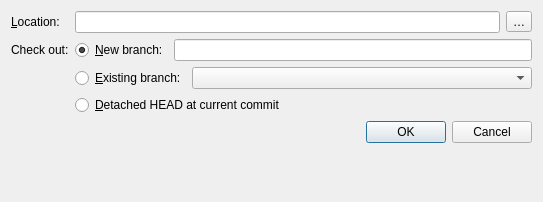
<?xml version="1.0" encoding="UTF-8"?>
<ui version="4.0">
 <class>NewWorktreeDialog</class>
 <widget class="QDialog" name="NewWorktreeDialog">
  <property name="windowModality">
   <enum>Qt::WindowModality::NonModal</enum>
  </property>
  <property name="geometry">
   <rect>
    <x>0</x>
    <y>0</y>
    <width>543</width>
    <height>202</height>
   </rect>
  </property>
  <property name="windowTitle">
   <string>New worktree</string>
  </property>
  <property name="sizeGripEnabled">
   <bool>false</bool>
  </property>
  <property name="modal">
   <bool>true</bool>
  </property>
  <layout class="QFormLayout" name="formLayout">
   <property name="fieldGrowthPolicy">
    <enum>QFormLayout::FieldGrowthPolicy::AllNonFixedFieldsGrow</enum>
   </property>
   <item row="0" column="0">
    <widget class="QLabel" name="pathLabel">
     <property name="text">
      <string>&amp;Location:</string>
     </property>
     <property name="buddy">
      <cstring>pathEdit</cstring>
     </property>
    </widget>
   </item>
   <item row="0" column="1">
    <layout class="QHBoxLayout" name="pathLayout">
     <item>
      <widget class="QLineEdit" name="pathEdit">
       <property name="sizePolicy">
        <sizepolicy hsizetype="MinimumExpanding" vsizetype="Fixed">
         <horstretch>0</horstretch>
         <verstretch>0</verstretch>
        </sizepolicy>
       </property>
      </widget>
     </item>
     <item>
      <widget class="QToolButton" name="browseButton">
       <property name="text">
        <string>…</string>
       </property>
      </widget>
     </item>
    </layout>
   </item>
   <item row="1" column="0">
    <widget class="QLabel" name="checkOutLabel">
     <property name="text">
      <string>Check out:</string>
     </property>
    </widget>
   </item>
   <item row="1" column="1">
    <layout class="QHBoxLayout" name="newBranchLayout">
     <item>
      <widget class="QRadioButton" name="newBranchRadio">
       <property name="sizePolicy">
        <sizepolicy hsizetype="Minimum" vsizetype="Fixed">
         <horstretch>0</horstretch>
         <verstretch>0</verstretch>
        </sizepolicy>
       </property>
       <property name="text">
        <string>&amp;New branch:</string>
       </property>
       <property name="checked">
        <bool>true</bool>
       </property>
      </widget>
     </item>
     <item>
      <widget class="QLineEdit" name="newBranchEdit">
       <property name="sizePolicy">
        <sizepolicy hsizetype="MinimumExpanding" vsizetype="Fixed">
         <horstretch>0</horstretch>
         <verstretch>0</verstretch>
        </sizepolicy>
       </property>
      </widget>
     </item>
    </layout>
   </item>
   <item row="2" column="1">
    <layout class="QHBoxLayout" name="existingBranchLayout">
     <item>
      <widget class="QRadioButton" name="existingBranchRadio">
       <property name="sizePolicy">
        <sizepolicy hsizetype="Minimum" vsizetype="Fixed">
         <horstretch>0</horstretch>
         <verstretch>0</verstretch>
        </sizepolicy>
       </property>
       <property name="text">
        <string>&amp;Existing branch:</string>
       </property>
      </widget>
     </item>
     <item>
      <widget class="QComboBox" name="existingBranchComboBox">
       <property name="sizePolicy">
        <sizepolicy hsizetype="MinimumExpanding" vsizetype="Fixed">
         <horstretch>0</horstretch>
         <verstretch>0</verstretch>
        </sizepolicy>
       </property>
       <property name="insertPolicy">
        <enum>QComboBox::InsertPolicy::NoInsert</enum>
       </property>
      </widget>
     </item>
    </layout>
   </item>
   <item row="3" column="1">
    <widget class="QRadioButton" name="detachedRadio">
     <property name="text">
      <string>&amp;Detached HEAD at current commit</string>
     </property>
    </widget>
   </item>
   <item row="4" column="1">
    <widget class="QDialogButtonBox" name="buttonBox">
     <property name="orientation">
      <enum>Qt::Orientation::Horizontal</enum>
     </property>
     <property name="standardButtons">
      <set>QDialogButtonBox::StandardButton::Cancel|QDialogButtonBox::StandardButton::Ok</set>
     </property>
    </widget>
   </item>
  </layout>
 </widget>
 <tabstops>
  <tabstop>pathEdit</tabstop>
  <tabstop>browseButton</tabstop>
  <tabstop>newBranchRadio</tabstop>
  <tabstop>newBranchEdit</tabstop>
  <tabstop>existingBranchRadio</tabstop>
  <tabstop>existingBranchComboBox</tabstop>
  <tabstop>detachedRadio</tabstop>
 </tabstops>
 <resources/>
 <connections>
  <connection>
   <sender>buttonBox</sender>
   <signal>rejected()</signal>
   <receiver>NewWorktreeDialog</receiver>
   <slot>reject()</slot>
   <hints>
    <hint type="sourcelabel"><x>299</x><y>197</y></hint>
    <hint type="destinationlabel"><x>286</x><y>156</y></hint>
   </hints>
  </connection>
  <connection>
   <sender>buttonBox</sender>
   <signal>accepted()</signal>
   <receiver>NewWorktreeDialog</receiver>
   <slot>accept()</slot>
   <hints>
    <hint type="sourcelabel"><x>463</x><y>197</y></hint>
    <hint type="destinationlabel"><x>364</x><y>71</y></hint>
   </hints>
  </connection>
  <connection>
   <sender>newBranchRadio</sender>
   <signal>toggled(bool)</signal>
   <receiver>newBranchEdit</receiver>
   <slot>setEnabled(bool)</slot>
   <hints>
    <hint type="sourcelabel"><x>205</x><y>62</y></hint>
    <hint type="destinationlabel"><x>244</x><y>62</y></hint>
   </hints>
  </connection>
  <connection>
   <sender>existingBranchRadio</sender>
   <signal>toggled(bool)</signal>
   <receiver>existingBranchComboBox</receiver>
   <slot>setEnabled(bool)</slot>
   <hints>
    <hint type="sourcelabel"><x>205</x><y>92</y></hint>
    <hint type="destinationlabel"><x>244</x><y>92</y></hint>
   </hints>
  </connection>
 </connections>
</ui>
